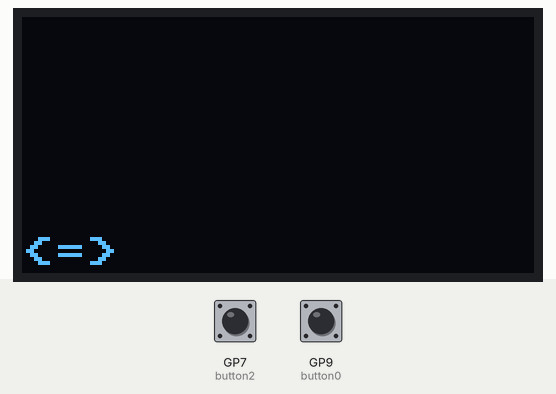
Recording of a program running on a simulated Raspberry Pi Pico running MicroPython. On the bench: 128×64 one-colour display. Inputs (shaded band) come from the test bench; at power-on: GP7 (button2) HIGH, GP9 (button0) HIGH.

Above: at 1.2 s.
1.3 s: GP7 (button2) pulled LOW for 1 s
At 1.55 s:
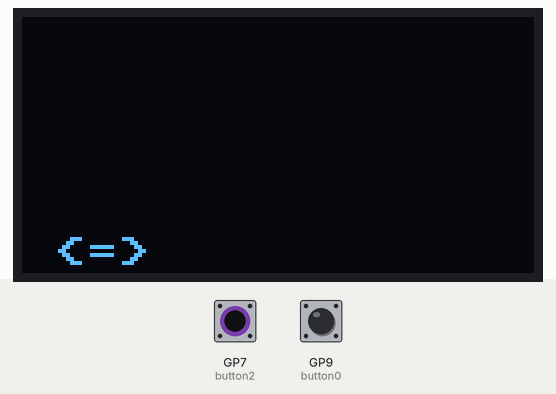
3.8 s: GP9 (button0) pulled LOW for 0.15 s
At 4.8 s:
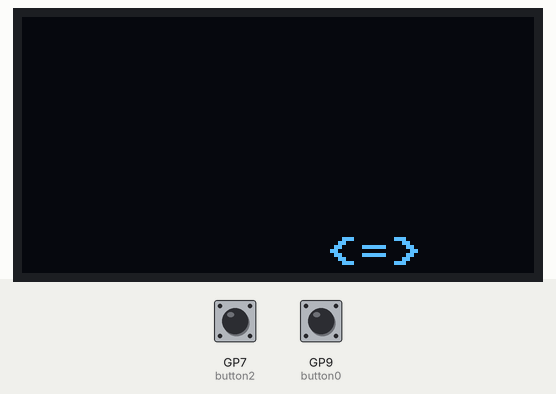
5.4 s: GP7 (button2) pulled LOW for 0.15 s
At 6.0 s:
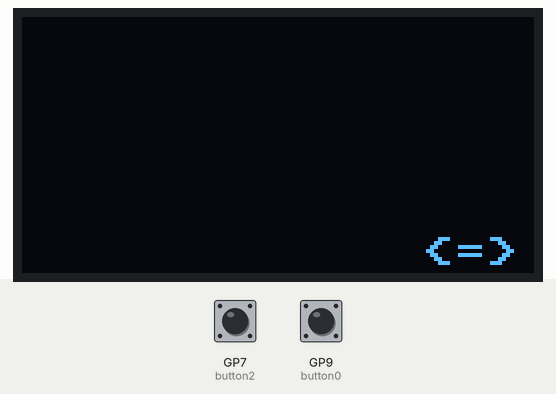
7.0 s: GP9 (button0) pulled LOW for 1 s
At 7.25 s:
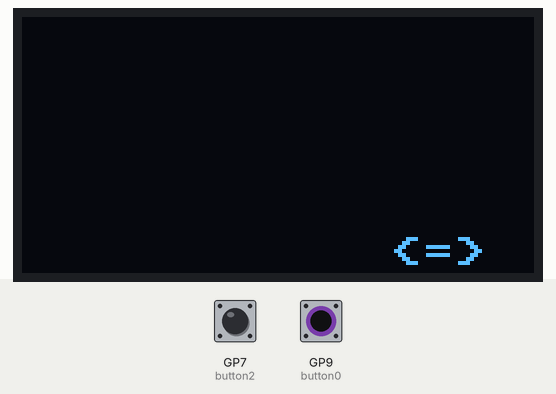
9.5 s: GP7 (button2) pulled LOW for 3.2 s
At 10.03 s:
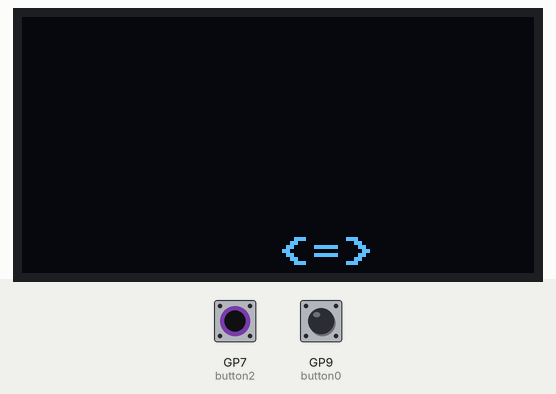
Timing chart, 0 to 12.5 s (numbered marks = the images above; inputs shaded):
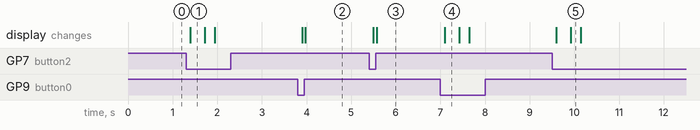

Measured:
- after the input at 1.3 s, the display: changes after 0.10 s (image 1)
- after the input at 3.8 s, the display: first changes after 0.10 s (image 2 shows a later state)
- after the input at 5.4 s, the display: first changes after 0.10 s (image 3 shows a later state)
- after the input at 7.0 s, the display: changes after 0.10 s (image 4)
- after the input at 9.5 s, the display: first changes after 0.10 s (image 5 shows a later state)

The program:

OLED_move_character.py
```python
import time
from machine import UART, Pin, I2C, Timer, ADC
from ssd1306 import SSD1306_I2C

"""
Implement a program that uses the two development board buttons to control a “UFO”. The UFO is
shown at the bottom of the screen with characters “<=>”. SW0 and SW2 are used to move the UFO left
and right. The program must stop the UFO at the edges of the screen so that it is completely visible.
When UFO is at left edge it must only be possible to move the UFO right and vice versa.
The font size is 8x8 pixels.
"""

button0 = Pin(9, Pin.IN, Pin.PULL_UP) # SW0
button2 = Pin(7, Pin.IN, Pin.PULL_UP) # SW2
i2c = I2C(1, scl=Pin(15), sda=Pin(14), freq=400000)
oled_width = 128
oled_height = 64
oled = SSD1306_I2C(oled_width, oled_height, i2c)

x = 0
y = 55
colour = 1
ufo = '<=>' # ufo takes 3x8 = 24 pixels (width)

oled.fill(0) # clear display
oled.text(ufo, x, y, colour)
oled.show()

while True:
    oled.fill(0)
    if button0() == 0:
        oled.text(ufo, x, y, colour)
        if x % 4 == 0: # show on every 4 pixels
            oled.show()
        x -= 1
        if x <= 0:
            x = 0

    elif button2() == 0:
        oled.text(ufo, x, y, colour)
        if x % 4 == 0:
            oled.show()
        x += 1
        if x >= 103: # 127-24 = 103
            x = 103
```
